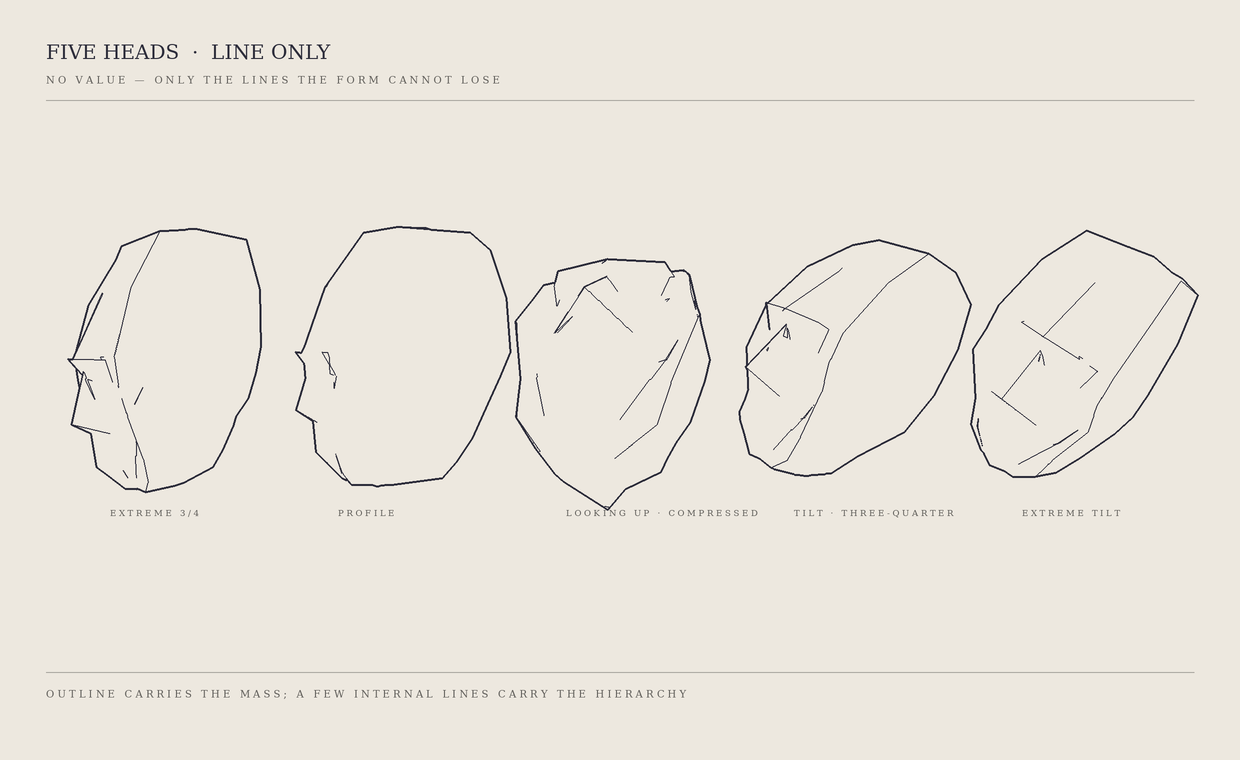

Here is the Python script that generated this plot:
"""
FIVE HEADS · LINE ONLY  (Sketch 101, 2026-05-30)
Professor: "Value is currently helping you communicate structure — and that's what value is
for. But LINE-ONLY drawings reveal whether you truly understand hierarchy. If the form
survives with outline + five internal lines, you've internalised the lesson." Assignment:
take THIS exact head, five attitudes, NO shading, NO value grouping — line only.

So: the z-buffer/solid is unchanged, but the page renders bare paper + ink edges only. The
SILHOUETTE (outline) is drawn heavier; the few internal CREASE lines are thin and the crease
threshold is high, so only the lines the form cannot lose remain. Two fixes folded in:
 - the up/down labels were INVERTED (verified): +pitch = LOOKING UP (underside toward us),
   -pitch = looking down (cranium toward us). Labels corrected.
 - the up-view gets real COMPRESSION (high pitch + a CLOSER camera) so brow/nose/mouth/chin
   stack accordion-like, per the note that an extreme up-view rarely has room to breathe.
"""
import os, math
import numpy as np
from PIL import Image, ImageDraw, ImageFont

OUT="/sessions/nifty-keen-cerf/mnt/hessentials/illustration/loomis"
W,H,SS=1240,760,2
PAPER=(237,232,223); INK=(44,44,58); FAINT=(171,168,161); LABEL=(96,94,90)
CREASE=math.radians(54)        # line-only: only the indispensable internal turns
FOC=380.0

def Rx(a): c,s=math.cos(a),math.sin(a); return np.array([[1,0,0],[0,c,-s],[0,s,c]])
def Ry(a): c,s=math.cos(a),math.sin(a); return np.array([[c,0,s],[0,1,0],[-s,0,c]])
def Rz(a): c,s=math.cos(a),math.sin(a); return np.array([[c,-s,0],[s,c,0],[0,0,1]])
def rad(d): return math.radians(d)
def Av(*p): return np.array(p,float)
def mir(p): return np.array((-p[0],p[1],p[2]),float)

APEX=(0,-130,-30)
RINGS=[
 (-108,42,28,0,-64,-94,52,66),(-60,58,60,2,-72,-110,58,75),(-6,74,78,10,-68,-114,60,78),
 (18,60,76,14,-60,-104,60,78),(40,64,72,12,-46,-94,64,72),(80,62,54,6,-22,-76,47,55),
 (104,54,48,10,-8,-60,40,44),(120,46,42,13,2,-46,20,22)]
BASE=(0,128,20)
def ring_verts(r):
    y,zf,zc,zs,zb,zbk,ax,wx=r
    return [Av(0,y,zf),Av(ax,y,zc),Av(wx,y,zs),Av(ax,y,zb),Av(0,y,zbk),Av(-ax,y,zb),Av(-wx,y,zs),Av(-ax,y,zc)]
V={
 'hair_c':(0,-64,64),'hair_o':(60,-52,32),
 'browC_c':(0,-5,95),'browC_r':(42,-5,89),'browC_o':(60,-2,60),
 'browU_c':(0,15,79),'browU_r':(38,15,75),'browU_o':(56,15,51),
 'skBot_r':(50,33,59),'skMedB_r':(22,35,71),
 'nRoot_c':(0,5,86),'nTip_c':(0,52,100),'nSide_r':(13,35,80),'nWing_r':(25,60,74),'nBase_c':(0,63,83),
 'zygo_r':(60,32,64),'cheekE_r':(67,30,22),'cheekL_r':(44,66,58),'mC_r':(30,82,66),
 'lipB_c':(0,94,80),'lipB_r':(22,93,70),
 'chT_c':(0,104,70),'chT_r':(18,104,60),'ch_c':(0,120,54),'ch_r':(13,118,48),
}
MASK=[
 ['hair_c','hair_o','browC_o','browC_c'],
 ['browC_c','browC_r','browU_r','browU_c'], ['browC_r','browC_o','browU_o','browU_r'],
 ['browU_c','browU_r','skMedB_r','nRoot_c'], ['browU_r','browU_o','skBot_r','skMedB_r'],
 ['nRoot_c','nTip_c','nSide_r'], ['nSide_r','nTip_c','nWing_r'], ['nTip_c','nWing_r','nBase_c'],
 ['nRoot_c','nSide_r','skMedB_r'], ['nSide_r','nWing_r','skMedB_r'],
 ['browU_o','cheekE_r','zygo_r'], ['browU_o','zygo_r','skBot_r'],
 ['skBot_r','zygo_r','cheekL_r'], ['skMedB_r','skBot_r','cheekL_r'],
 ['skMedB_r','cheekL_r','mC_r','nWing_r'], ['zygo_r','cheekE_r','cheekL_r'],
 ['nBase_c','nWing_r','mC_r','lipB_r'], ['nBase_c','lipB_r','lipB_c'],
 ['lipB_c','lipB_r','chT_r','chT_c'], ['chT_c','chT_r','ch_r','ch_c'],
 ['lipB_r','mC_r','cheekL_r','chT_r'], ['chT_r','cheekL_r','ch_r'],
]
def build_faces():
    F=[]
    Rg=[ring_verts(r) for r in RINGS]; ap=Av(*APEX); bs=Av(*BASE)
    for j in range(4): F.append(([ap,Rg[0][(2*j+2)%8],Rg[0][2*j+1],Rg[0][2*j]],True))
    for i in range(len(Rg)-1):
        t=Rg[i]; b=Rg[i+1]
        for j in range(8): F.append(([t[j],t[(j+1)%8],b[(j+1)%8],b[j]],True))
    for j in range(4): F.append(([bs,Rg[-1][2*j],Rg[-1][2*j+1],Rg[-1][(2*j+2)%8]],True))
    for keys in MASK:
        pts=[Av(*V[k]) for k in keys]
        F.append((pts,False)); F.append(([mir(p) for p in reversed(pts)],False))
    return F
FACES=build_faces()

def newell(poly):
    n=np.zeros(3)
    for i in range(len(poly)):
        a=poly[i]; b=poly[(i+1)%len(poly)]
        n[0]+=(a[1]-b[1])*(a[2]+b[2]); n[1]+=(a[2]-b[2])*(a[0]+b[0]); n[2]+=(a[0]-b[0])*(a[1]+b[1])
    nn=np.linalg.norm(n); return n/nn if nn>1e-9 else n

def keep_long(mask,minpix):
    """remove 8-connected edge components smaller than minpix (kills floating tick fragments)."""
    coords=set(map(tuple,np.argwhere(mask))); visited=set(); out=mask.copy()
    for start in coords:
        if start in visited: continue
        stack=[start]; comp=[]; visited.add(start)
        while stack:
            y,x=stack.pop(); comp.append((y,x))
            for dy in(-1,0,1):
                for dx in(-1,0,1):
                    n=(y+dy,x+dx)
                    if n in coords and n not in visited: visited.add(n); stack.append(n)
        if len(comp)<minpix:
            for y,x in comp: out[y,x]=False
    return out

CANVAS=np.full((H*SS,W*SS,3),PAPER,float)
def raster_head(cx,cy,sc,yaw,pitch,roll=0,foc=FOC):
    Rm=Rz(rad(roll))@Ry(rad(yaw))@Rx(rad(pitch)); f=foc
    def proj(p): s=f/(f-p[2]); return (cx+p[0]*sc*s, cy+p[1]*sc*s)
    faces=[]; allx=[]; ally=[]
    for pts,cull in FACES:
        rp=[Rm@p for p in pts]; nrm=newell(rp)
        if cull and nrm[2]<=0.02: continue
        nf=nrm if nrm[2]>=0 else -nrm
        sxy=[proj(p) for p in rp]; sx=[q[0] for q in sxy]; sy=[q[1] for q in sxy]
        allx+=sx; ally+=sy; faces.append((rp,nf,sx,sy))
    if not faces: return
    pad=4
    x0=max(0,int(min(allx))-pad); y0=max(0,int(min(ally))-pad)
    x1=min(W*SS,int(max(allx))+pad); y1=min(H*SS,int(max(ally))+pad)
    tw,th=x1-x0,y1-y0
    if tw<=0 or th<=0: return
    zbuf=np.full((th,tw),-1e18); fid=np.full((th,tw),-1,int)
    lx=np.arange(tw)[None,:]+x0; ly=np.arange(th)[:,None]+y0
    U=(lx-cx)/(sc*f); Vv=(ly-cy)/(sc*f)
    for k,(rp,nrm,sx,sy) in enumerate(faces):
        m=Image.new('L',(tw,th),0)
        ImageDraw.Draw(m).polygon([(sx[i]-x0,sy[i]-y0) for i in range(len(sx))],fill=255)
        mask=np.asarray(m)>0
        if not mask.any(): continue
        a,b,c=nrm; d=float(np.dot(nrm,rp[0]))
        G=a*U+b*Vv; den=np.where(np.abs(c-G)<1e-6,1e-6,c-G)
        z=(d-G*f)/den
        upd=mask&(z>zbuf); zbuf[upd]=z[upd]; fid[upd]=k
    fn=np.array([fc[1] for fc in faces]); fnrm=fn[np.clip(fid,0,len(faces)-1)]
    ct=math.cos(CREASE); e_int=np.zeros((th,tw),bool); e_sil=np.zeros((th,tw),bool)
    def mark(aF,bF,aN,bN,s0,s1):
        diff=aF!=bF; bg=(aF<0)|(bF<0); dot=np.sum(aN*bN,axis=-1)
        sil=diff&bg; inr=diff&(~bg)&(dot<ct)
        e_sil[s0]|=sil; e_sil[s1]|=sil; e_int[s0]|=inr; e_int[s1]|=inr
    mark(fid[:, :-1],fid[:,1:],fnrm[:, :-1],fnrm[:,1:],np.s_[:, :-1],np.s_[:,1:])
    mark(fid[:-1,:],fid[1:,:],fnrm[:-1,:],fnrm[1:,:],np.s_[:-1,:],np.s_[1:,:])
    e_int=keep_long(e_int,22)   # drop stray tick fragments; keep the long structural lines
    # heavier outline: dilate silhouette by 1px (in SS space)
    s=e_sil.copy()
    s[:, :-1]|=e_sil[:,1:]; s[:,1:]|=e_sil[:, :-1]; s[:-1,:]|=e_sil[1:,:]; s[1:,:]|=e_sil[:-1,:]
    reg=CANVAS[y0:y1,x0:x1]
    reg[e_int]=np.array(INK,float)
    reg[s]=np.array(INK,float)

# ---- FIVE heads, line only (labels now CORRECT: up = underside) ----
HEADS=[
 ('extreme 3/4',        dict(yaw=-62,pitch=-4, roll=0)),
 ('profile',            dict(yaw=-90,pitch=0,  roll=0)),
 ('looking up · compressed', dict(yaw=-12,pitch=48,roll=0,foc=232)),
 ('tilt · three-quarter',dict(yaw=-46,pitch=6, roll=24)),
 ('extreme tilt',       dict(yaw=-20,pitch=-4, roll=33)),
]
cols=[168,396,624,852,1080]; cy=358; SCALE=1.0
for i,(name,rot) in enumerate(HEADS):
    raster_head(cols[i]*SS,cy*SS,SCALE*SS,**rot)

img=Image.fromarray(np.clip(CANVAS,0,255).astype(np.uint8)); D=ImageDraw.Draw(img)
def font(px):
    try: return ImageFont.truetype('/usr/share/fonts/truetype/dejavu/DejaVuSerif.ttf',int(px*SS))
    except: return ImageFont.load_default()
F_TTL=font(20); F_SM=font(8.5); F_CAP=font(10)
def caps(s): return ' '.join(s.upper())
D.text((46*SS,40*SS),'FIVE HEADS  ·  LINE ONLY',fill=INK,font=F_TTL)
D.text((46*SS,74*SS),caps('no value — only the lines the form cannot lose'),fill=LABEL,font=F_CAP)
D.line([(46*SS,100*SS),(1194*SS,100*SS)],fill=FAINT,width=max(1,int(1*SS)))
for i,(name,rot) in enumerate(HEADS):
    D.text((cols[i]*SS-58*SS,(cy+150)*SS),caps(name),fill=LABEL,font=F_SM)
D.line([(46*SS,672*SS),(1194*SS,672*SS)],fill=FAINT,width=max(1,int(1*SS)))
D.text((46*SS,688*SS),caps('outline carries the mass; a few internal lines carry the hierarchy'),fill=LABEL,font=F_CAP)
out=img.resize((W,H),Image.LANCZOS); os.makedirs(OUT,exist_ok=True)
out.save(f'{OUT}/head_five_line.png'); print('done',out.size)
